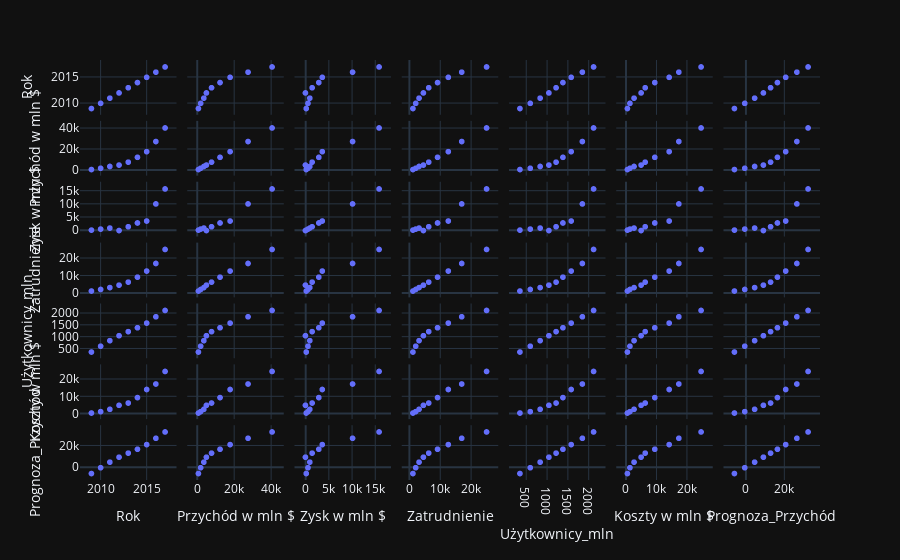

Notebook cell for this chart:
### Code cell
# wykresy

fig = px.scatter_matrix(data)
fig.show()

### Figure 1 — Plotly figure (JSON) as saved in the notebook; plotly's stock layout.template omitted (floating-point values rounded to 4 significant figures)
{"data": [{"dimensions": [{"axis": {"matches": true}, "label": "Rok", "values": [2009, 2010, 2011, 2012, 2013, 2014, 2015, 2016, 2017]}, {"axis": {"matches": true}, "label": "Przychód w mln $", "values": [777, 1974, 3711, 5089, 7872, 12466, 17928, 27638, 40653]}, {"axis": {"matches": true}, "label": "Zysk w mln $", "values": [229, 606, 1000, 53, 1500, 2940, 3688, 10217, 15934]}, {"axis": {"matches": true}, "label": "Zatrudnienie", "values": [1218, 2127, 3200, 4619, 6337, 9199, 12691, 17048, 25105]}, {"axis": {"matches": true}, "label": "Użytkownicy_mln", "values": [360, 608, 845, 1056, 1228, 1393, 1591, 1860, 2129]}, {"axis": {"matches": true}, "label": "Koszty w mln $", "values": [548, 1368, 2711, 5036, 6372, 9526, 14240, 17421, 24719]}, {"axis": {"matches": true}, "label": "Prognoza_Przychód", "values": [-5750.0, -369.7, 4771.0, 9349.0, 13080.0, 16660.0, 20950.0, 26790.0, 32620.0]}], "hovertemplate": "%{xaxis.title.text}=%{x}<br>%{yaxis.title.text}=%{y}<extra></extra>", "legendgroup": "", "marker": {"color": "#636efa", "symbol": "circle"}, "name": "", "showlegend": false, "type": "splom"}], "layout": {"legend": {"tracegroupgap": 0}, "margin": {"t": 60}, "dragmode": "select"}}
